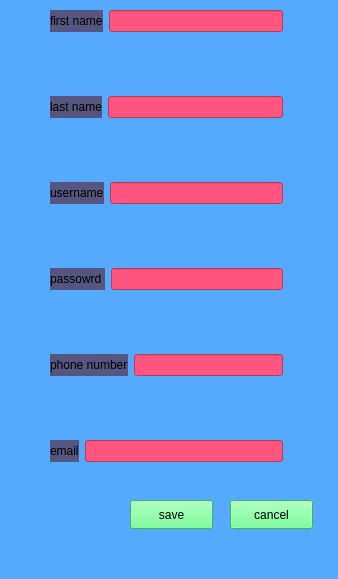
<?xml version="1.0" encoding="UTF-8"?>
<ui version="4.0">
 <class>ChangeInfo</class>
 <widget class="QMainWindow" name="ChangeInfo">
  <property name="geometry">
   <rect>
    <x>0</x>
    <y>0</y>
    <width>338</width>
    <height>579</height>
   </rect>
  </property>
  <property name="windowTitle">
   <string>MainWindow</string>
  </property>
  <property name="styleSheet">
   <string notr="true">background-color: rgb(85, 170, 255);</string>
  </property>
  <widget class="QWidget" name="centralwidget">
   <widget class="QWidget" name="layoutWidget">
    <property name="geometry">
     <rect>
      <x>50</x>
      <y>10</y>
      <width>233</width>
      <height>452</height>
     </rect>
    </property>
    <layout class="QVBoxLayout" name="verticalLayout">
     <item>
      <layout class="QFormLayout" name="formLayout">
       <item row="0" column="0">
        <widget class="QLabel" name="firstNamelabel">
         <property name="styleSheet">
          <string notr="true">background-color: rgb(85, 85, 127);</string>
         </property>
         <property name="text">
          <string>first name</string>
         </property>
        </widget>
       </item>
       <item row="0" column="1">
        <widget class="QLineEdit" name="firstNamelineEdit">
         <property name="styleSheet">
          <string notr="true">background-color: rgb(255, 85, 127);</string>
         </property>
        </widget>
       </item>
      </layout>
     </item>
     <item>
      <spacer name="verticalSpacer">
       <property name="orientation">
        <enum>Qt::Orientation::Vertical</enum>
       </property>
       <property name="sizeHint" stdset="0">
        <size>
         <width>20</width>
         <height>40</height>
        </size>
       </property>
      </spacer>
     </item>
     <item>
      <layout class="QFormLayout" name="formLayout_2">
       <item row="0" column="0">
        <widget class="QLabel" name="lastNamelabel">
         <property name="styleSheet">
          <string notr="true">background-color: rgb(85, 85, 127);</string>
         </property>
         <property name="text">
          <string>last name</string>
         </property>
        </widget>
       </item>
       <item row="0" column="1">
        <widget class="QLineEdit" name="lastNamelineEdit">
         <property name="styleSheet">
          <string notr="true">background-color: rgb(255, 85, 127);</string>
         </property>
        </widget>
       </item>
      </layout>
     </item>
     <item>
      <spacer name="verticalSpacer_2">
       <property name="orientation">
        <enum>Qt::Orientation::Vertical</enum>
       </property>
       <property name="sizeHint" stdset="0">
        <size>
         <width>20</width>
         <height>40</height>
        </size>
       </property>
      </spacer>
     </item>
     <item>
      <layout class="QFormLayout" name="formLayout_3">
       <item row="0" column="0">
        <widget class="QLabel" name="usernamelabel">
         <property name="styleSheet">
          <string notr="true">background-color: rgb(85, 85, 127);</string>
         </property>
         <property name="text">
          <string>username</string>
         </property>
        </widget>
       </item>
       <item row="0" column="1">
        <widget class="QLineEdit" name="usernamelineEdit">
         <property name="styleSheet">
          <string notr="true">background-color: rgb(255, 85, 127);</string>
         </property>
        </widget>
       </item>
      </layout>
     </item>
     <item>
      <spacer name="verticalSpacer_4">
       <property name="orientation">
        <enum>Qt::Orientation::Vertical</enum>
       </property>
       <property name="sizeHint" stdset="0">
        <size>
         <width>20</width>
         <height>40</height>
        </size>
       </property>
      </spacer>
     </item>
     <item>
      <layout class="QFormLayout" name="formLayout_4">
       <item row="0" column="0">
        <widget class="QLabel" name="passwordlabel">
         <property name="styleSheet">
          <string notr="true">background-color: rgb(85, 85, 127);</string>
         </property>
         <property name="text">
          <string>passowrd </string>
         </property>
        </widget>
       </item>
       <item row="0" column="1">
        <widget class="QLineEdit" name="passwordlineEdit">
         <property name="styleSheet">
          <string notr="true">background-color: rgb(255, 85, 127);</string>
         </property>
        </widget>
       </item>
      </layout>
     </item>
     <item>
      <spacer name="verticalSpacer_3">
       <property name="orientation">
        <enum>Qt::Orientation::Vertical</enum>
       </property>
       <property name="sizeHint" stdset="0">
        <size>
         <width>20</width>
         <height>40</height>
        </size>
       </property>
      </spacer>
     </item>
     <item>
      <layout class="QFormLayout" name="formLayout_7">
       <item row="0" column="0">
        <widget class="QLabel" name="phonelabel">
         <property name="styleSheet">
          <string notr="true">background-color: rgb(85, 85, 127);</string>
         </property>
         <property name="text">
          <string>phone number</string>
         </property>
        </widget>
       </item>
       <item row="0" column="1">
        <widget class="QLineEdit" name="phonelineEdit">
         <property name="styleSheet">
          <string notr="true">background-color: rgb(255, 85, 127);</string>
         </property>
        </widget>
       </item>
      </layout>
     </item>
     <item>
      <spacer name="verticalSpacer_5">
       <property name="orientation">
        <enum>Qt::Orientation::Vertical</enum>
       </property>
       <property name="sizeHint" stdset="0">
        <size>
         <width>20</width>
         <height>40</height>
        </size>
       </property>
      </spacer>
     </item>
     <item>
      <layout class="QFormLayout" name="formLayout_6">
       <item row="0" column="0">
        <widget class="QLabel" name="emaillabel">
         <property name="styleSheet">
          <string notr="true">background-color: rgb(85, 85, 127);</string>
         </property>
         <property name="text">
          <string>email</string>
         </property>
        </widget>
       </item>
       <item row="0" column="1">
        <widget class="QLineEdit" name="emaillineEdit">
         <property name="styleSheet">
          <string notr="true">background-color: rgb(255, 85, 127);</string>
         </property>
        </widget>
       </item>
      </layout>
     </item>
    </layout>
   </widget>
   <widget class="QPushButton" name="saveButton">
    <property name="geometry">
     <rect>
      <x>130</x>
      <y>500</y>
      <width>83</width>
      <height>29</height>
     </rect>
    </property>
    <property name="styleSheet">
     <string notr="true">background-color: rgb(85, 255, 127);</string>
    </property>
    <property name="text">
     <string>save</string>
    </property>
   </widget>
   <widget class="QPushButton" name="cancelButton">
    <property name="geometry">
     <rect>
      <x>230</x>
      <y>500</y>
      <width>83</width>
      <height>29</height>
     </rect>
    </property>
    <property name="styleSheet">
     <string notr="true">background-color: rgb(85, 255, 127);</string>
    </property>
    <property name="text">
     <string>cancel</string>
    </property>
   </widget>
  </widget>
 </widget>
 <resources/>
 <connections/>
</ui>
